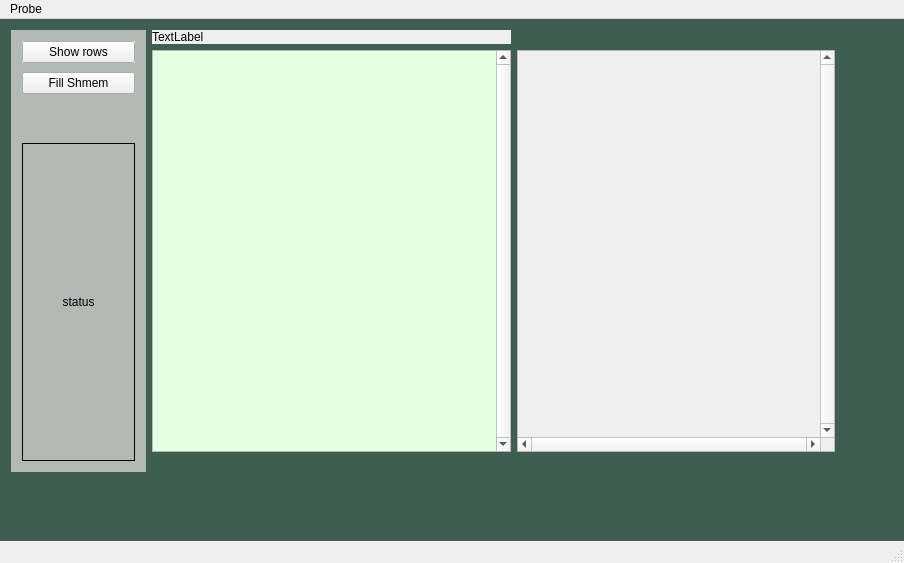
<?xml version="1.0" encoding="UTF-8"?>
<ui version="4.0">
 <class>MainWindow</class>
 <widget class="QMainWindow" name="MainWindow">
  <property name="geometry">
   <rect>
    <x>0</x>
    <y>0</y>
    <width>904</width>
    <height>563</height>
   </rect>
  </property>
  <property name="windowTitle">
   <string>Probering</string>
  </property>
  <widget class="QWidget" name="centralWidget">
   <property name="autoFillBackground">
    <bool>false</bool>
   </property>
   <property name="styleSheet">
    <string notr="true">#centralWidget { background: url(../probering-simple/icons/bg_stars.png);
background-color: rgb(63, 93, 81);}</string>
   </property>
   <layout class="QGridLayout" name="gridLayout">
    <property name="rightMargin">
     <number>29</number>
    </property>
    <property name="bottomMargin">
     <number>29</number>
    </property>
    <item row="3" column="0">
     <spacer name="verticalSpacer">
      <property name="orientation">
       <enum>Qt::Vertical</enum>
      </property>
      <property name="sizeType">
       <enum>QSizePolicy::Fixed</enum>
      </property>
      <property name="sizeHint" stdset="0">
       <size>
        <width>12</width>
        <height>40</height>
       </size>
      </property>
     </spacer>
    </item>
    <item row="0" column="0">
     <layout class="QHBoxLayout" name="horizontalLayout">
      <property name="sizeConstraint">
       <enum>QLayout::SetDefaultConstraint</enum>
      </property>
      <item>
       <widget class="QFrame" name="frameButtons">
        <property name="sizePolicy">
         <sizepolicy hsizetype="Preferred" vsizetype="Maximum">
          <horstretch>0</horstretch>
          <verstretch>0</verstretch>
         </sizepolicy>
        </property>
        <property name="minimumSize">
         <size>
          <width>135</width>
          <height>300</height>
         </size>
        </property>
        <property name="styleSheet">
         <string notr="true">#frameButtons {background-color: rgb(178, 186, 181);}</string>
        </property>
        <layout class="QVBoxLayout" name="verticalLayout">
         <property name="spacing">
          <number>9</number>
         </property>
         <property name="sizeConstraint">
          <enum>QLayout::SetMaximumSize</enum>
         </property>
         <item>
          <widget class="QPushButton" name="pbTweede">
           <property name="autoFillBackground">
            <bool>true</bool>
           </property>
           <property name="text">
            <string>Show rows</string>
           </property>
          </widget>
         </item>
         <item>
          <widget class="QPushButton" name="pbFillShem">
           <property name="text">
            <string>Fill Shmem</string>
           </property>
          </widget>
         </item>
         <item>
          <spacer name="verticalSpacer_2">
           <property name="orientation">
            <enum>Qt::Vertical</enum>
           </property>
           <property name="sizeType">
            <enum>QSizePolicy::Minimum</enum>
           </property>
           <property name="sizeHint" stdset="0">
            <size>
             <width>20</width>
             <height>40</height>
            </size>
           </property>
          </spacer>
         </item>
         <item>
          <widget class="QLabel" name="lbStatus">
           <property name="frameShape">
            <enum>QFrame::Box</enum>
           </property>
           <property name="text">
            <string>status</string>
           </property>
           <property name="alignment">
            <set>Qt::AlignCenter</set>
           </property>
          </widget>
         </item>
        </layout>
       </widget>
      </item>
      <item>
       <layout class="QGridLayout" name="gridLayout_2">
        <item row="0" column="0">
         <widget class="QLabel" name="tlOutput">
          <property name="autoFillBackground">
           <bool>true</bool>
          </property>
          <property name="text">
           <string>TextLabel</string>
          </property>
         </widget>
        </item>
        <item row="2" column="0">
         <widget class="QScrollArea" name="scrollAreaResults">
          <property name="autoFillBackground">
           <bool>false</bool>
          </property>
          <property name="verticalScrollBarPolicy">
           <enum>Qt::ScrollBarAlwaysOn</enum>
          </property>
          <property name="horizontalScrollBarPolicy">
           <enum>Qt::ScrollBarAsNeeded</enum>
          </property>
          <property name="widgetResizable">
           <bool>true</bool>
          </property>
          <widget class="QWidget" name="sxAreaResults">
           <property name="geometry">
            <rect>
             <x>0</x>
             <y>0</y>
             <width>342</width>
             <height>384</height>
            </rect>
           </property>
           <property name="sizePolicy">
            <sizepolicy hsizetype="Preferred" vsizetype="Expanding">
             <horstretch>0</horstretch>
             <verstretch>0</verstretch>
            </sizepolicy>
           </property>
           <property name="styleSheet">
            <string notr="true">#sxAreaResults { background-color: rgb(228, 255, 226);}</string>
           </property>
           <widget class="QWidget" name="gridLayoutWidget">
            <property name="geometry">
             <rect>
              <x>0</x>
              <y>0</y>
              <width>371</width>
              <height>321</height>
             </rect>
            </property>
            <layout class="QGridLayout" name="gridResults">
             <property name="sizeConstraint">
              <enum>QLayout::SetMinimumSize</enum>
             </property>
             <property name="leftMargin">
              <number>1</number>
             </property>
             <property name="topMargin">
              <number>1</number>
             </property>
             <property name="rightMargin">
              <number>1</number>
             </property>
             <property name="bottomMargin">
              <number>1</number>
             </property>
             <property name="verticalSpacing">
              <number>1</number>
             </property>
             <item row="0" column="0">
              <spacer name="verticalSpacer_3">
               <property name="orientation">
                <enum>Qt::Vertical</enum>
               </property>
               <property name="sizeHint" stdset="0">
                <size>
                 <width>20</width>
                 <height>40</height>
                </size>
               </property>
              </spacer>
             </item>
            </layout>
           </widget>
          </widget>
         </widget>
        </item>
        <item row="3" column="0">
         <spacer name="verticalSpacer_4">
          <property name="orientation">
           <enum>Qt::Vertical</enum>
          </property>
          <property name="sizeType">
           <enum>QSizePolicy::Minimum</enum>
          </property>
          <property name="sizeHint" stdset="0">
           <size>
            <width>20</width>
            <height>20</height>
           </size>
          </property>
         </spacer>
        </item>
        <item row="2" column="2">
         <layout class="QHBoxLayout" name="horizontalLayout_2">
          <item>
           <widget class="QScrollArea" name="saImager2">
            <property name="verticalScrollBarPolicy">
             <enum>Qt::ScrollBarAlwaysOn</enum>
            </property>
            <property name="horizontalScrollBarPolicy">
             <enum>Qt::ScrollBarAlwaysOn</enum>
            </property>
            <property name="widgetResizable">
             <bool>false</bool>
            </property>
            <widget class="QWidget" name="scrollAreaWidgetContents_2">
             <property name="geometry">
              <rect>
               <x>0</x>
               <y>0</y>
               <width>141</width>
               <height>94</height>
              </rect>
             </property>
            </widget>
           </widget>
          </item>
          <item>
           <spacer name="horizontalSpacer">
            <property name="orientation">
             <enum>Qt::Horizontal</enum>
            </property>
            <property name="sizeType">
             <enum>QSizePolicy::Minimum</enum>
            </property>
            <property name="sizeHint" stdset="0">
             <size>
              <width>40</width>
              <height>20</height>
             </size>
            </property>
           </spacer>
          </item>
         </layout>
        </item>
       </layout>
      </item>
     </layout>
    </item>
   </layout>
  </widget>
  <widget class="QMenuBar" name="menuBar">
   <property name="geometry">
    <rect>
     <x>0</x>
     <y>0</y>
     <width>904</width>
     <height>20</height>
    </rect>
   </property>
   <widget class="QMenu" name="menuProbe">
    <property name="title">
     <string>Probe</string>
    </property>
    <addaction name="actionProbeersel"/>
    <addaction name="actionSluit"/>
   </widget>
   <addaction name="menuProbe"/>
  </widget>
  <widget class="QStatusBar" name="statusBar"/>
  <action name="actionProbeersel">
   <property name="text">
    <string>Show image</string>
   </property>
  </action>
  <action name="actionSluit">
   <property name="text">
    <string>Exit</string>
   </property>
  </action>
 </widget>
 <layoutdefault spacing="6" margin="11"/>
 <resources/>
 <connections>
  <connection>
   <sender>actionSluit</sender>
   <signal>triggered()</signal>
   <receiver>MainWindow</receiver>
   <slot>close()</slot>
   <hints>
    <hint type="sourcelabel">
     <x>-1</x>
     <y>-1</y>
    </hint>
    <hint type="destinationlabel">
     <x>199</x>
     <y>149</y>
    </hint>
   </hints>
  </connection>
 </connections>
</ui>
